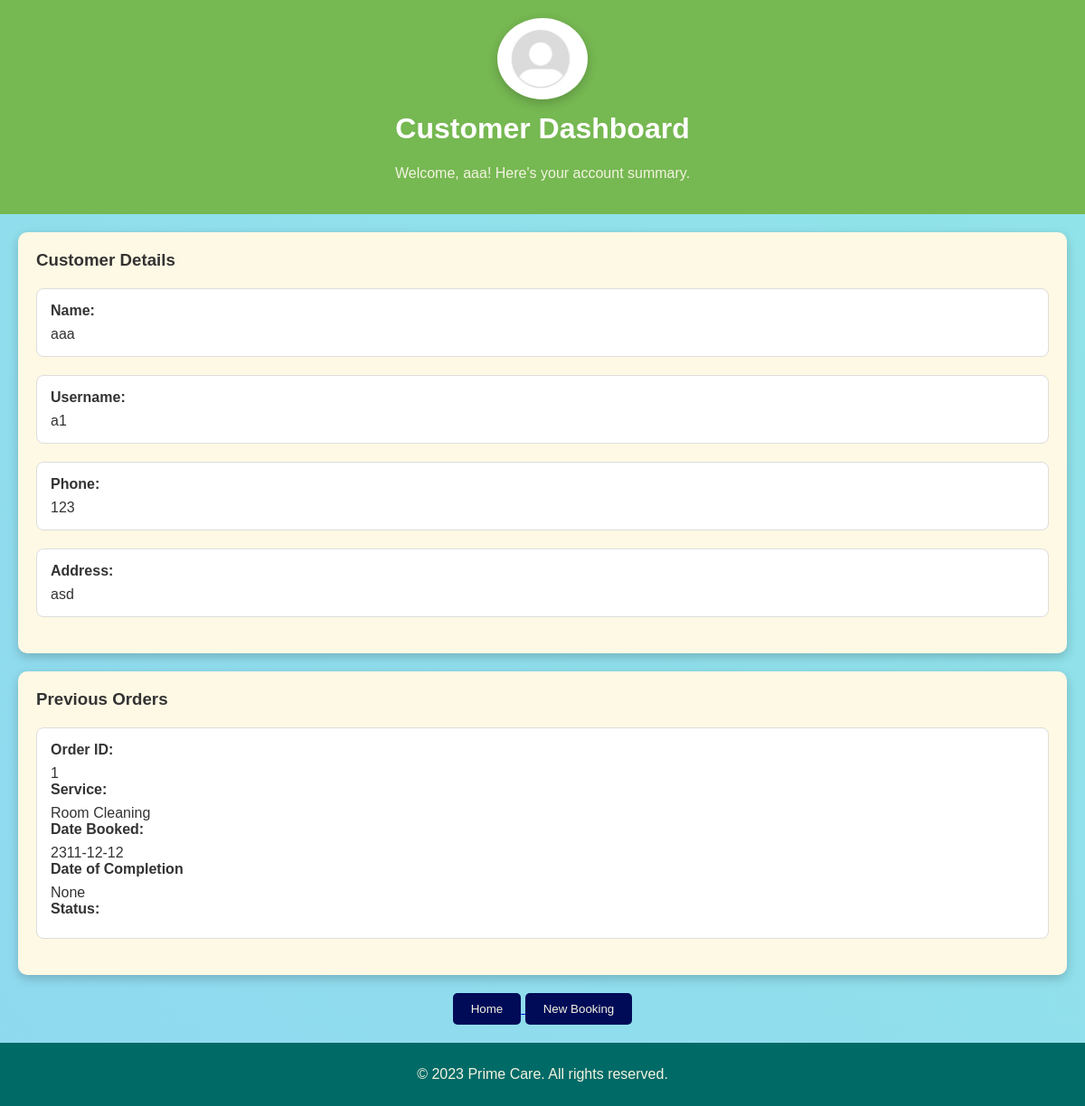
The app's page /Dashboard (signed in), older data.
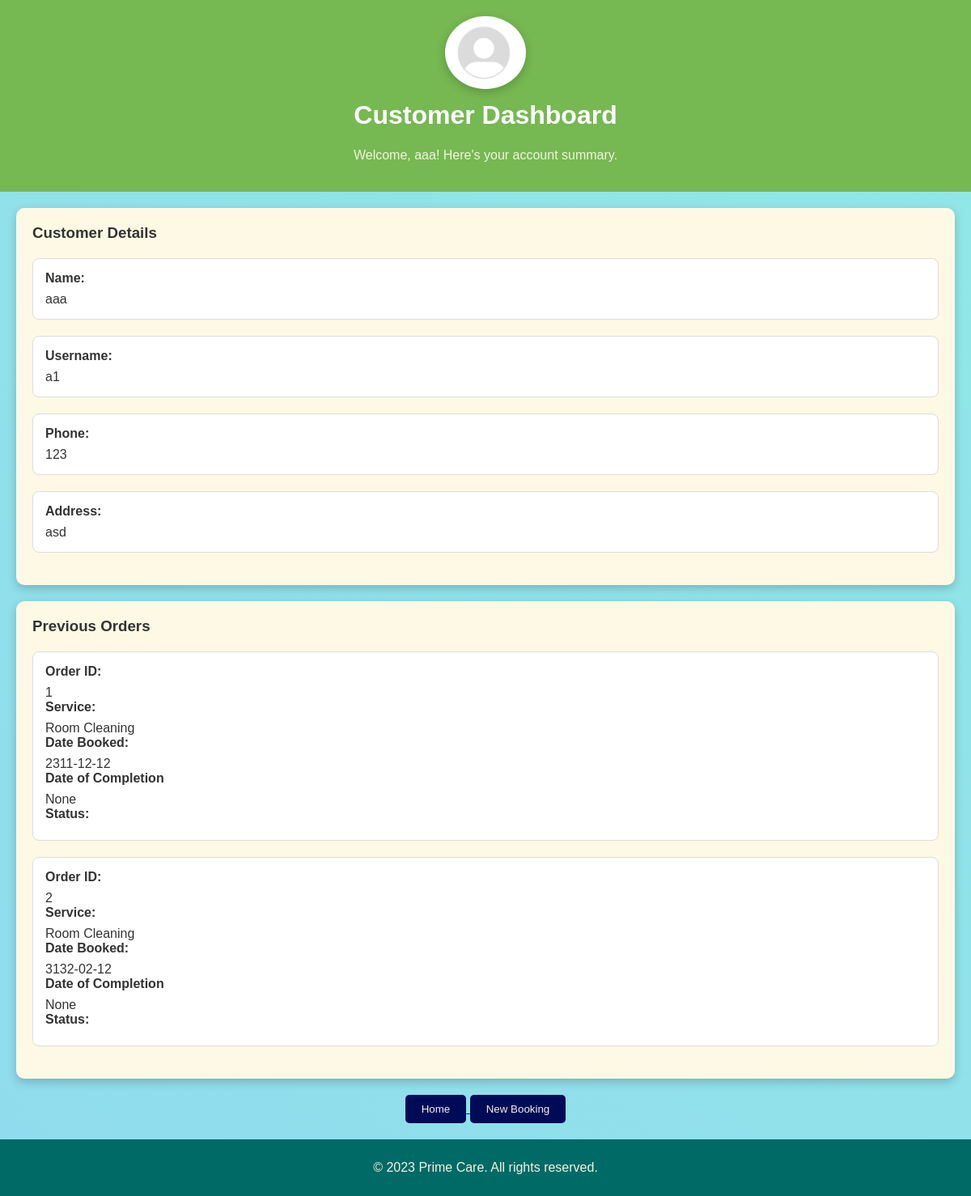
The same page, newer data.
### tables this page shows
CREATE TABLE customer
    (id VARCHAR PRIMARY KEY,
    phone INTEGER NOT NULL,
    name VARCHAR NOT NULL,
    address VARCHAR NOT NULL,
    FOREIGN KEY(id) REFERENCES auth(id)
    );

CREATE TABLE orders
    (order_id INTEGER PRIMARY KEY AUTOINCREMENT,
    customer_id VARCHAR NOT NULL,
    contractor_id VARCHAR,
    service VARCHAR NOT NULL,
    doa DATE NOT NULL,
    doc DATE,
    amount INTEGER DEFAULT 2000,
    FOREIGN KEY(customer_id) REFERENCES customer(id),
    FOREIGN KEY(contractor_id) REFERENCES contractor(id)
    );

### server.py (the view, shortened to what this page needs)
@app.route("/Dashboard", methods = ["GET", "POST"])
def dashboard():
    conn = sqlite3.connect("project.db")
    c = conn.cursor()
    global logged_in_id
    logged_in_id = str(logged_in_id)
    name=c.execute("select name from customer where id='"+logged_in_id+"'").fetchone() #returning phone no dont know why
    id=logged_in_id
    phone=c.execute("select phone from customer where id='"+logged_in_id+"'").fetchone() #returning name
    address=c.execute("select address from customer where id='"+logged_in_id+"'").fetchone()
    if request.method == "GET":
        if name!=None and phone!=None and address!=None:
            prev_orders=c.execute("select order_id, service,doa,doc from orders").fetchall()
            if prev_orders != None:
                return render_template("Dashboard_filled.html", name=name[0], id=id, phone=phone[0],address=address[0], prev_orders=prev_orders)
            else:
                return render_template("Dashboard_filled.html", name=name[0], id=id, phone=phone[0],address=address[0], empty_prev_orders="You haven't made any orders yet.")
        else:
            return render_template("Dashboard_empty.html",id=id)

### templates/Dashboard_filled.html (shortened to what this page needs)
<!DOCTYPE html>
<html lang="en">
<head>
</head>
<body>
    <header>
        <img src="static/New_User.png" alt="User Profile">
        <h1>Customer Dashboard</h1>
        <p>Welcome, {{name}}! Here's your account summary.</p>
    </header>
    <div class="container">
        <section class="card">
            <h3>Customer Details</h3>
            <div class="details">
                <div class="detail">
                    <div class="detail-title">Name:</div>
                    <div class="detail-value">{{name}}</div>
                </div>
                <div class="detail">
                    <div class="detail-title">Username:</div>
                    <div class="detail-value">{{id}}</div>
                </div>
                <div class="detail">
                    <div class="detail-title">Phone:</div>
                    <div class="detail-value">{{phone}}</div>
                </div>
                <div class="detail">
                    <div class="detail-title">Address:</div>
                    <div class="detail-value">{{address}}</div>
                </div>
            </div>
        </section>
        <section class="card">
            <h3>Previous Orders</h3>
            <div class="orders">
                {% for order in prev_orders %}
                <div class="order">
                    <div class="order-title">Order ID:</div>
                    <div class="order-value">{{order[0]}}</div>
                    <div class="order-title">Service:</div>
                    <div class="order-value">{{order[1]}}</div>
                    <div class="order-title">Date Booked:</div>
                    <div class="order-value">{{order[2]}}</div>
                    <div class="order-title">Date of Completion</div>
                    <div class="order-value">{{order[3]}}</div>
                    <div class="order-title">Status:</div>
                </div>
                {% endfor %}
            </div>
        </section>
        <div style="text-align: center; margin-top: 20px;">
            <a href="/">
                <button onclick="window.location.href='/'">Home</button>
            </a>
            <a href="Booking">
                <button onclick="window.location.href='Booking'">New Booking</button>
            </a>
        </div>
    </div>
    <footer>
        <p>&copy; 2023 Prime Care. All rights reserved.</p>
    </footer>
</body>
</html>

### templates/Dashboard_filled.html (style rules this page uses)
body { font-family: Arial, sans-serif; margin: 0; padding: 0; color: #333; background: linear-gradient(45deg, #a8e063, #8fd3f4, #91eae4, #76b852); background-size: 600% 600%; animation: gradientShift 10s ease infinite; }
header img { width: 100px; border-radius: 50%; box-shadow: 0 4px 12px rgba(0, 0, 0, 0.2); }
header h1 { margin-top: 10px; font-size: 2em; color: #fff; }
header { color: black; text-align: center; padding: 20px; background-color: #76b852; color: #F3F3E0; }
.container { max-width: 1200px; margin: auto; padding: 20px; }
.card { background: #fef9e4; border-radius: 10px; padding: 20px; margin-bottom: 20px; box-shadow: 0 4px 12px rgba(0, 0, 0, 0.2); }
.card h3 { margin: 0 0 10px; }
.details, .orders { margin: 20px 0; display: flex; flex-wrap: wrap; gap: 20px; }
.detail, .order { flex: 1 1 calc(50% - 20px); padding: 15px; background: #fff; border: 1px solid #ddd; border-radius: 8px; }
.detail-title, .order-title { font-weight: bold; margin-bottom: 8px; }
footer { text-align: center; padding: 10px; background-color: #006A67; color: #F3F3E0; }
button { padding: 10px 20px; background-color: #000B58; color: #F3F3E0; border: none; border-radius: 5px; cursor: pointer; transition: background-color 0.3s ease; }

Row changes from the older to the newer data that the page shows:
added orders: order_id "2", service "Room Cleaning", doa "3132-02-12", order "None"
